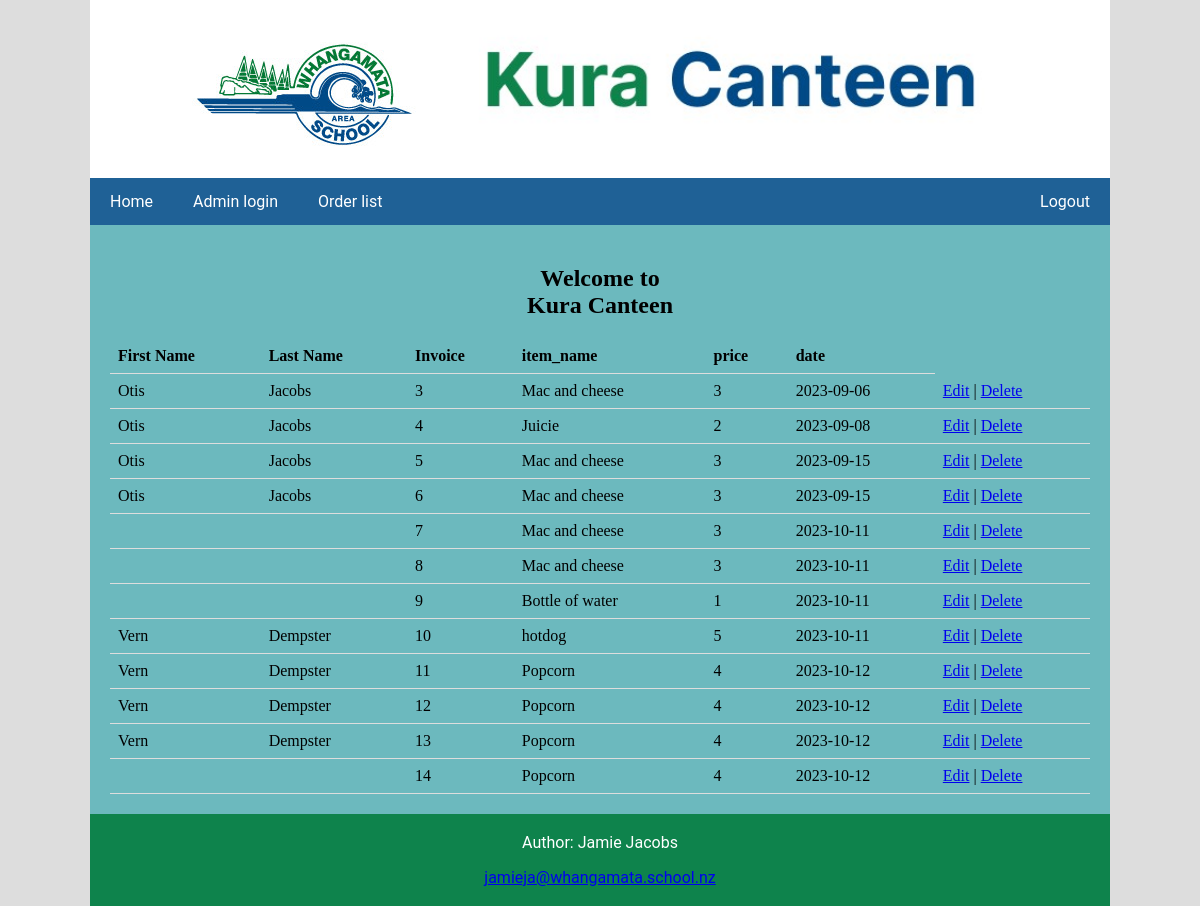
/listinvoices.php (signed in), run on the app's committed database.
### tables this page shows
CREATE TABLE `orders` (
  `id` int(11) NOT NULL,
  `account_id` int(11) NOT NULL,
  `items_id` int(11) NOT NULL,
  `date` date NOT NULL
);

CREATE TABLE `accounts` (
  `id` int(11) NOT NULL,
  `username` varchar(50) NOT NULL,
  `surname` varchar(50) NOT NULL,
  `firstname` varchar(50) NOT NULL,
  `password` varchar(255) NOT NULL,
  `email` varchar(100) NOT NULL,
  `activation_code` varchar(50) DEFAULT ''
);

CREATE TABLE `items` (
  `id` int(11) NOT NULL,
  `name` varchar(100) NOT NULL,
  `price` decimal(10,0) NOT NULL,
  `description` text NOT NULL,
  `image` varchar(50) NOT NULL
);

### listinvoices.php (the view, shortened to what this page needs)
<!DOCTYPE html>
<html lang="en">
<head>
<link href="css/style.css" rel="stylesheet" type="text/css">
</head>
<body>
    <div class="wrapper">
<div class="header">
    <a href="#default" class="logo"> <img src="images/logo.jpg" alt="Whangamata's area school logo"></a>
  <img src="images/heading.jpg" alt="" width="60%">
</div>
<?php
include "navbaradmin.php";
?>
 <div class="row">
    <div class="main">
    <h2>Welcome to <br> Kura Canteen</h2>
<?php
    require_once 'setup.php';
    $sql = "SELECT orders.id, accounts.surname, accounts.firstname, items.name , orders.Date, items.price
FROM orders
INNER JOIN items ON orders.items_id=items.id
INNER JOIN accounts ON orders.account_id=accounts.id; ";
    $stmt = mysqli_prepare($conn, $sql);
mysqli_stmt_execute($stmt);
 $result = mysqli_stmt_get_result($stmt);
if (mysqli_num_rows($result) > 0) {
        echo '<table>';
        echo '<tr><th>First Name</th><th>Last Name</th><th>Invoice</th><th>item_name</th><th>price</th><th>date</th></tr>';
        while ($row = mysqli_fetch_assoc($result)) {
            $ordersid = $row['id'];
            echo '<tr>';
            echo '<td>' . $row['firstname'] . '</td>';
            echo '<td>' . $row['surname'] . '</td>';
            echo '<td>' . $ordersid . '</td>';
            echo '<td>' . $row['name'] . '</td>';
            echo '<td>' . $row['price'] . '</td>';
            echo '<td>' . $row['Date'] . '</td>';
            echo '<td><a href="edit.php?id=' .$ordersid  . '">Edit</a> | <a href="delete.php?id=' . $ordersid  . '">Delete</a></td>';
                echo '</tr>';
        }
        echo '</table>';
} else {
        echo 'No records found.';
    }
?>
</div>
</div>
<?php
include "footer.php";
?>
    </div>
</body>
</html>

### css/style.css (style rules this page uses)
body { margin: auto; padding: 0; background-color: #dddddd; }
.wrapper { width: 85%; margin:auto; clear: both; overflow: hidden; }
.header { padding: 20px; text-align: center; background: #ffffff; color: black; margin: auto; }
* { box-sizing: border-box; }
.row { display: flex; flex-wrap: wrap; }
.main { flex: 70%; background-color: #6CB9BE; padding: 20px; text-align: center; }

### listinvoices.php (style rules this page uses)
table { width: 100%; border-collapse: collapse; }
th, td { padding: 8px; text-align: left; border-bottom: 1px solid #ddd; }

### data on the page
orders: account.firstname "Otis", account.surname "Jacobs", id "3", items.name "Mac and cheese", items.price "3", date "2023-09-06"
orders: account.firstname "Otis", account.surname "Jacobs", id "4", items.name "Juicie", items.price "2", date "2023-09-08"
orders: account.firstname "Otis", account.surname "Jacobs", id "5", items.name "Mac and cheese", items.price "3", date "2023-09-15"
orders: account.firstname "Otis", account.surname "Jacobs", id "6", items.name "Mac and cheese", items.price "3", date "2023-09-15"
orders: id "7", items.name "Mac and cheese", items.price "3", date "2023-10-11"
orders: id "8", items.name "Mac and cheese", items.price "3", date "2023-10-11"
orders: id "9", items.name "Bottle of water", items.price "1", date "2023-10-11"
orders: account.firstname "Vern", account.surname "Dempster", id "10", items.name "hotdog", items.price "5", date "2023-10-11"
orders: account.firstname "Vern", account.surname "Dempster", id "11", items.name "Popcorn", items.price "4", date "2023-10-12"
orders: account.firstname "Vern", account.surname "Dempster", id "12", items.name "Popcorn", items.price "4", date "2023-10-12"
orders: account.firstname "Vern", account.surname "Dempster", id "13", items.name "Popcorn", items.price "4", date "2023-10-12"
orders: id "14", items.name "Popcorn", items.price "4", date "2023-10-12"
